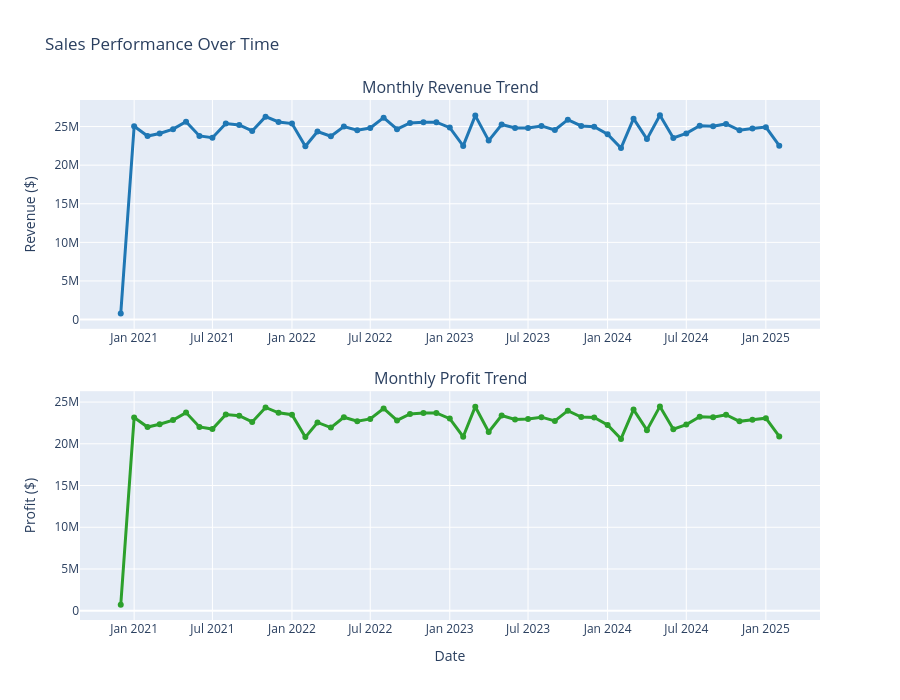

Notebook code for this chart:
### Markdown cell above
### 4.1 Revenue & Profit Trends

### Code cell
# Interactive line chart for revenue and profit trends
fig = make_subplots(
    rows=2, cols=1,
    subplot_titles=('Monthly Revenue Trend', 'Monthly Profit Trend'),
    vertical_spacing=0.12
)

# Revenue
fig.add_trace(
    go.Scatter(x=df_monthly['Year-Month'], y=df_monthly['Revenue'],
               mode='lines+markers', name='Revenue',
               line=dict(color='#1f77b4', width=3)),
    row=1, col=1
)

# Profit
fig.add_trace(
    go.Scatter(x=df_monthly['Year-Month'], y=df_monthly['Profit'],
               mode='lines+markers', name='Profit',
               line=dict(color='#2ca02c', width=3)),
    row=2, col=1
)

fig.update_xaxes(title_text="Date", row=2, col=1)
fig.update_yaxes(title_text="Revenue ($)", row=1, col=1)
fig.update_yaxes(title_text="Profit ($)", row=2, col=1)

fig.update_layout(height=700, showlegend=False, title_text="Sales Performance Over Time")
fig.show()
